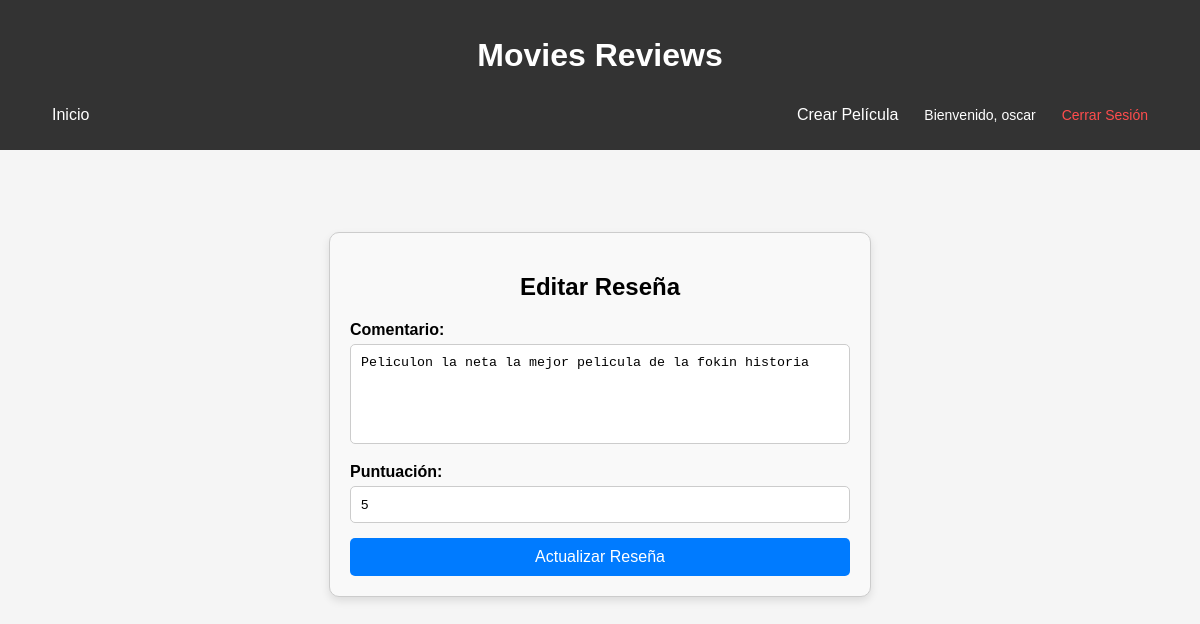
The app's page /resena/2/editar (signed in), older data.
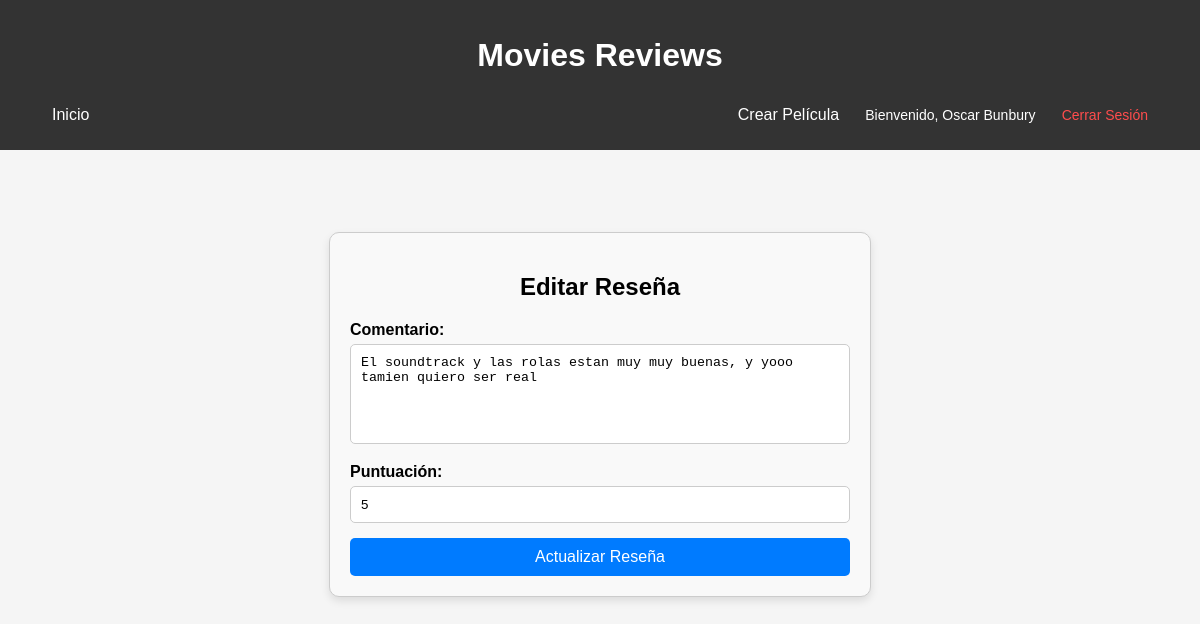
The same page, newer data.
### app/models.py (models this page shows, shortened)
class Usuario(UserMixin, db.Model):
    id_usuario = db.Column(db.Integer, primary_key=True)
    nombre = db.Column(db.String(100))
    correo = db.Column(db.String(150), unique=True)
    contraseña = db.Column(db.String(255))
    resenas = db.relationship('Resena', backref='usuario', lazy=True)

class Resena(db.Model):
    id_resena = db.Column(db.Integer, primary_key=True)
    comentario = db.Column(db.Text)
    puntuacion = db.Column(db.Integer)
    fecha_resena = db.Column(db.DateTime, default=db.func.current_timestamp())
    id_usuario = db.Column(db.Integer, db.ForeignKey('usuario.id_usuario'), nullable=False)
    id_pelicula = db.Column(db.Integer, db.ForeignKey('pelicula.id_pelicula'), nullable=False)

### app/routes.py (the view)
@main.route('/resena/<int:id>/editar', methods=['GET', 'POST'])
@login_required
def editar_resena(id):
    resena = Resena.query.get_or_404(id)
    if resena.id_usuario != current_user.id_usuario:
        flash('No tienes permiso para editar esta reseña.')
        return redirect(url_for('main.index'))
    if request.method == 'POST':
        resena.comentario = request.form['comentario']
        resena.puntuacion = int(request.form['puntuacion'])
        db.session.commit()
        flash('Reseña actualizada exitosamente.')
        return redirect(url_for('main.index'))
    return render_template('editar_resena.html', resena=resena)

### app/__init__.py (called while the page is built)
@login_manager.user_loader
def load_user(user_id):
    from app.models import Usuario
    return Usuario.query.get(int(user_id))

### app/templates/editar_resena.html
{% extends 'base.html' %}
{% block content %}
<div class="edit-review-container">
    <h2>Editar Reseña</h2>
    <form method="POST" class="edit-review-form">
        <label for="comentario">Comentario:</label>
        <textarea name="comentario" placeholder="Escribe tu comentario..." required>{{ resena.comentario }}</textarea><br>
        <label for="puntuacion">Puntuación:</label>
        <input type="number" name="puntuacion" min="1" max="5" value="{{ resena.puntuacion }}" required><br>
        <button type="submit" class="btn">Actualizar Reseña</button>
    </form>
</div>
{% endblock %}

### app/templates/base.html (shortened to what this page needs)
<!DOCTYPE html>
<html lang="es">
<head>
    <link rel="stylesheet" href="{{ url_for('static', filename='css/style.css') }}">
</head>
<body>
    <header>
        <h1>Movies Reviews</h1>
        <nav class="nav-bar">
            <a href="{{ url_for('main.index') }}">Inicio</a>
            {% if current_user.is_authenticated %}
            <div class="user-info">
                <a href="{{ url_for('main.nueva_pelicula') }}">Crear Película</a>
                <span>Bienvenido, {{ current_user.nombre }}</span>
                <a href="{{ url_for('main.logout') }}" class="logout-link">Cerrar Sesión</a>
            </div>
            {% else %}
                <a href="{{ url_for('main.registro') }}">Registrarse</a>
                <a href="{{ url_for('main.login') }}">Iniciar Sesión</a>
            {% endif %}
        </nav>
    </header>
    <main>
        {% block content %}
        {% endblock %}
    </main>
</body>
</html>

### app/static/css/style.css (style rules this page uses)
body { font-family: Arial, sans-serif; margin: 0; padding: 0; background: #f5f5f5; }
header { background: #333; color: white; padding: 1rem; text-align: center; gap: 1rem; }
nav a { color: white; margin: 0 1rem; text-decoration: none; }
main { padding: 2rem; }
.nav-bar { display: flex; justify-content: space-between; align-items: center; padding: 10px 20px; background-color: #333; color: white; }
.user-info { display: flex; align-items: center; gap: 10px; }
.user-info span { font-size: 14px; color: #fff; }
.logout-link { color: #ff4d4d; text-decoration: none; font-size: 14px; }
.edit-review-container { max-width: 500px; margin: 50px auto; padding: 20px; border: 1px solid #ccc; border-radius: 10px; box-shadow: 0 4px 8px rgba(0, 0, 0, 0.1); background-color: #f9f9f9; text-align: center; }
.edit-review-form label { display: block; margin-bottom: 5px; font-weight: bold; text-align: left; }
.edit-review-form textarea { width: 100%; height: 100px; padding: 10px; margin-bottom: 15px; border: 1px solid #ccc; border-radius: 5px; resize: none; box-sizing: border-box; }
.edit-review-form input[type="number"] { width: 100%; padding: 10px; margin-bottom: 15px; border: 1px solid #ccc; border-radius: 5px; box-sizing: border-box; }
.edit-review-form .btn { width: 100%; padding: 10px; background-color: #007bff; color: white; border: none; border-radius: 5px; cursor: pointer; font-size: 16px; }

Row changes from the older to the newer data that the page shows:
changed Usuario: nombre "oscar" → "Oscar Bunbury"
changed Resena: comentario "Peliculon la neta la mejor pelicula de la fokin historia" → "El soundtrack y las rolas estan muy muy buenas, y yooo tamien quiero ser real"
